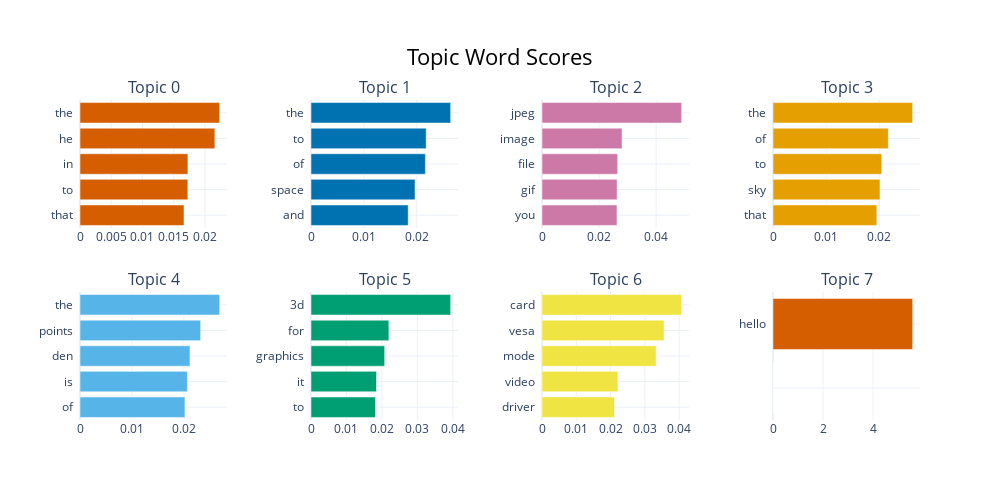

The notebook cell this image was saved under:
### Markdown cell above
## BERTopic: Visualize Topic Bar Chart

### Code cell
fig = topic_model.visualize_barchart(top_n_topics=8)
fig.show()

### Figure 1 — Plotly figure (JSON) as saved in the notebook; plotly's stock layout.template omitted (floating-point values rounded to 4 significant figures)
{"data": [{"marker": {"color": "#D55E00"}, "orientation": "h", "type": "bar", "x": [0.01665, 0.01727, 0.01728, 0.0216, 0.02236], "xaxis": "x", "y": ["that  ", "to  ", "in  ", "he  ", "the  "], "yaxis": "y"}, {"marker": {"color": "#0072B2"}, "orientation": "h", "type": "bar", "x": [0.01837, 0.01966, 0.02161, 0.02177, 0.02639], "xaxis": "x2", "y": ["and  ", "space  ", "of  ", "to  ", "the  "], "yaxis": "y2"}, {"marker": {"color": "#CC79A7"}, "orientation": "h", "type": "bar", "x": [0.02627, 0.02633, 0.02653, 0.02806, 0.04894], "xaxis": "x3", "y": ["you  ", "gif  ", "file  ", "image  ", "jpeg  "], "yaxis": "y3"}, {"marker": {"color": "#E69F00"}, "orientation": "h", "type": "bar", "x": [0.01954, 0.02013, 0.02046, 0.0217, 0.02628], "xaxis": "x4", "y": ["that  ", "sky  ", "to  ", "of  ", "the  "], "yaxis": "y4"}, {"marker": {"color": "#56B4E9"}, "orientation": "h", "type": "bar", "x": [0.02021, 0.02068, 0.02117, 0.02323, 0.02689], "xaxis": "x5", "y": ["of  ", "is  ", "den  ", "points  ", "the  "], "yaxis": "y5"}, {"marker": {"color": "#009E73"}, "orientation": "h", "type": "bar", "x": [0.01818, 0.01846, 0.02077, 0.02196, 0.03938], "xaxis": "x6", "y": ["to  ", "it  ", "graphics  ", "for  ", "3d  "], "yaxis": "y6"}, {"marker": {"color": "#F0E442"}, "orientation": "h", "type": "bar", "x": [0.02116, 0.02215, 0.03329, 0.0356, 0.04073], "xaxis": "x7", "y": ["driver  ", "video  ", "mode  ", "vesa  ", "card  "], "yaxis": "y7"}, {"marker": {"color": "#D55E00"}, "orientation": "h", "type": "bar", "x": [1e-05, 1e-05, 1e-05, 1e-05, 5.582], "xaxis": "x8", "y": ["  ", "  ", "  ", "  ", "hello  "], "yaxis": "y8"}], "layout": {"annotations": [{"font": {"size": 16}, "showarrow": false, "text": "Topic 0", "x": 0.0875, "xanchor": "center", "xref": "paper", "y": 1, "yanchor": "bottom", "yref": "paper"}, {"font": {"size": 16}, "showarrow": false, "text": "Topic 1", "x": 0.3625, "xanchor": "center", "xref": "paper", "y": 1, "yanchor": "bottom", "yref": "paper"}, {"font": {"size": 16}, "showarrow": false, "text": "Topic 2", "x": 0.6375, "xanchor": "center", "xref": "paper", "y": 1, "yanchor": "bottom", "yref": "paper"}, {"font": {"size": 16}, "showarrow": false, "text": "Topic 3", "x": 0.9125, "xanchor": "center", "xref": "paper", "y": 1, "yanchor": "bottom", "yref": "paper"}, {"font": {"size": 16}, "showarrow": false, "text": "Topic 4", "x": 0.0875, "xanchor": "center", "xref": "paper", "y": 0.4, "yanchor": "bottom", "yref": "paper"}, {"font": {"size": 16}, "showarrow": false, "text": "Topic 5", "x": 0.3625, "xanchor": "center", "xref": "paper", "y": 0.4, "yanchor": "bottom", "yref": "paper"}, {"font": {"size": 16}, "showarrow": false, "text": "Topic 6", "x": 0.6375, "xanchor": "center", "xref": "paper", "y": 0.4, "yanchor": "bottom", "yref": "paper"}, {"font": {"size": 16}, "showarrow": false, "text": "Topic 7", "x": 0.9125, "xanchor": "center", "xref": "paper", "y": 0.4, "yanchor": "bottom", "yref": "paper"}], "height": 500, "hoverlabel": {"bgcolor": "white", "font": {"family": "Rockwell", "size": 16}}, "showlegend": false, "title": {"font": {"color": "Black", "size": 22}, "text": "Topic Word Scores", "x": 0.5, "xanchor": "center", "yanchor": "top"}, "width": 1000, "xaxis": {"anchor": "y", "domain": [0, 0.175], "showgrid": true}, "xaxis2": {"anchor": "y2", "domain": [0.275, 0.45], "showgrid": true}, "xaxis3": {"anchor": "y3", "domain": [0.55, 0.725], "showgrid": true}, "xaxis4": {"anchor": "y4", "domain": [0.825, 1], "showgrid": true}, "xaxis5": {"anchor": "y5", "domain": [0, 0.175], "showgrid": true}, "xaxis6": {"anchor": "y6", "domain": [0.275, 0.45], "showgrid": true}, "xaxis7": {"anchor": "y7", "domain": [0.55, 0.725], "showgrid": true}, "xaxis8": {"anchor": "y8", "domain": [0.825, 1], "showgrid": true}, "yaxis": {"anchor": "x", "domain": [0.6, 1], "showgrid": true}, "yaxis2": {"anchor": "x2", "domain": [0.6, 1], "showgrid": true}, "yaxis3": {"anchor": "x3", "domain": [0.6, 1], "showgrid": true}, "yaxis4": {"anchor": "x4", "domain": [0.6, 1], "showgrid": true}, "yaxis5": {"anchor": "x5", "domain": [0, 0.4], "showgrid": true}, "yaxis6": {"anchor": "x6", "domain": [0, 0.4], "showgrid": true}, "yaxis7": {"anchor": "x7", "domain": [0, 0.4], "showgrid": true}, "yaxis8": {"anchor": "x8", "domain": [0, 0.4], "showgrid": true}}}
